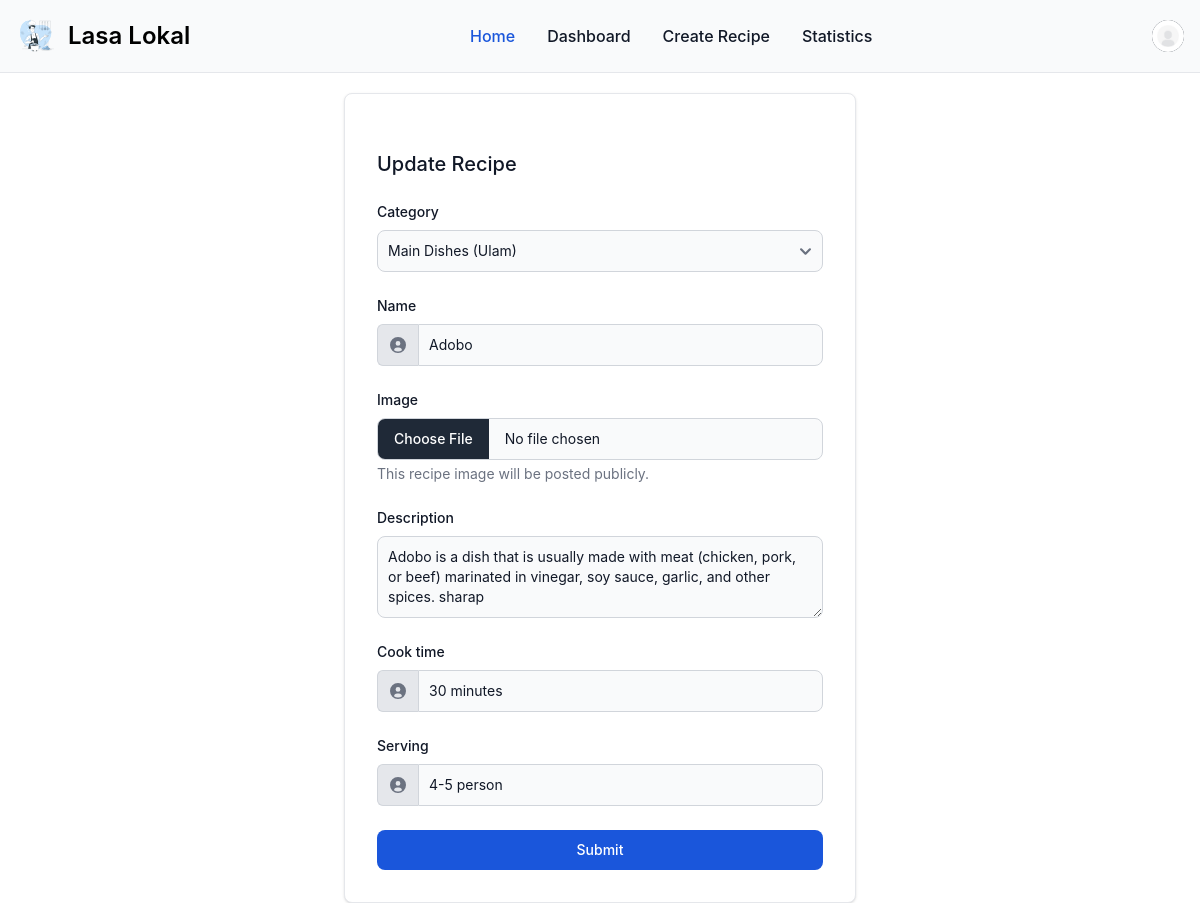
The page /recipe/update/5/ (signed in) on the database its author committed.
### user_profile/models.py (models this page shows, shortened)
class Profile(models.Model):
    MALE = 'M'
    FEMALE = 'F'
    OTHERS = 'O'
    GENDER_CHOICES = [
        (MALE, 'Male'),
        (FEMALE, 'Female'),
        (OTHERS, 'Others'),
    ]
    user = models.OneToOneField(User, on_delete=models.CASCADE)
    image = models.ImageField(upload_to='profile_images', default='default_profile_image.jpg')
    gender = models.CharField(max_length = 20, choices = GENDER_CHOICES, default=OTHERS)

### recipe/models.py (models this page shows, shortened)
class Recipe(models.Model):
    category = models.ForeignKey(Category, on_delete=models.CASCADE, related_name="category")
    created_by = models.ForeignKey(User, on_delete=models.CASCADE, related_name="created_by")
    name = models.CharField(max_length=100)
    image = models.ImageField(upload_to='recipe_images', default='default_recipe_image.svg', blank=True, null=True)
    description = models.TextField()
    cook_time = models.CharField(max_length=100)
    serving = models.CharField(max_length=100)
    created_at = models.DateTimeField(auto_now_add=True)
    updated_at = models.DateTimeField(auto_now_add=True)

### recipe/views.py (the view)
# urls.py: path('update/<int:recipe_primary_key>/', views.update_recipe, name="update_recipe"),
@login_required
def update_recipe(request, recipe_primary_key):
    recipe = get_object_or_404(Recipe, pk=recipe_primary_key, created_by=request.user)
    if request.method == 'POST':
        form = RecipeForm(request.POST, request.FILES, instance=recipe)
        if form.is_valid():
            form.save()
            messages.success(request, "Recipe updated successfully.")
            return redirect('recipe:view_recipe_detail', recipe_primary_key=recipe_primary_key)
        else:
            messages.error(request, "Failed to update the recipe.")
    else:
        form = RecipeForm(instance=recipe)
    return render(request, 'recipe/form.html', {
        'title': "Update Recipe",
        'form': form,
        'recipe': recipe
    })

### recipe/forms.py
class RecipeForm(forms.ModelForm):
    class Meta:
        model = Recipe
        fields = ('category', 'name', 'image', 'description', 'cook_time', 'serving')
        widgets = {
            'category': forms.Select(attrs={
                'class': SELECT_AREA,
            }),
            'name': forms.TextInput(attrs={
                'class': INPUT_CLASSES,
            }),
            'image': forms.FileInput(attrs={
                'class': FOR_IMAGE,
            }),
            'description': forms.Textarea(attrs={
                'class': TEXT_AREA,
                'placeholder': "Enter Description...",
                'rows': '3',
            }),
            'cook_time': forms.TextInput(attrs={
                'class': INPUT_CLASSES,
                'placeholder': 'Enter cooking time'
            }),
            'serving': forms.TextInput(attrs={
                'class': INPUT_CLASSES,
                'placeholder': 'Enter how many people it can serve'
            }),
        }

### recipe/models.py (called while the page is built)
    def __str__(self):
        return self.name

### recipe/templates/recipe/form.html (shortened to what this page needs)
{% extends 'main/base.html' %}
{% block content %}
<section class="flex justify-center mt-5">
    <div class="w-full max-w-lg p-6 bg-white border border-gray-200 rounded-lg shadow sm:p-6 md:p-8 dark:bg-gray-800 dark:border-gray-700">
        <form class="space-y-6" action="." method="post" enctype="multipart/form-data">
            <h5 class="text-xl font-medium text-gray-900 dark:text-white">{{ title }}</h5>
                {% for field in form %}
                {% if field.name == 'category' %}
                    <div class="my-2">
                        <label for="{{ field.id_for_label }}" class="block mb-2 text-sm font-medium text-gray-900 dark:text-white">{{ field.label }}</label>
                        {{ field }}
                    </div>
                {% endif %}
                {% if field.name  == 'name' %}
                    <div class="my-2">
                        <label for="{{ field.id_for_label }}" class="block mb-2 text-sm font-medium text-gray-900 dark:text-white">{{ field.label }}</label>
                        <div class="flex">
                            <span class="inline-flex items-center px-3 text-sm text-gray-900 bg-gray-200 border border-e-0 border-gray-300 rounded-s-md dark:bg-gray-600 dark:text-gray-400 dark:border-gray-600">
                            </span>
                            {{ field }}
                        </div>
                    </div>
                {% endif %}
                {% if field.name  == 'image' %}
                    <div class="my-2">
                        <label class="block mb-2 text-sm font-medium text-gray-900 dark:text-white" for="{{ field.id_for_label }}">{{ field.label }}</label>
                        {{ field }}
                        <div class="mt-1 text-sm text-gray-500 dark:text-gray-300" id="user_avatar_help">This recipe image will be posted publicly.</div>
                    </div>
                {% endif %}
                {% if field.name  == 'description' %}
                    <div class="my-2">
                        <label for="{{ field.id_for_label }}" class="block mb-2 text-sm font-medium text-gray-900 dark:text-white">{{ field.label }}</label>
                        {{ field }}
                    </div>
                {% endif %}
                {% if field.name  == 'cook_time' %}
                    <div class="my-2">
                        <label for="{{ field.id_for_label }}" class="block mb-2 text-sm font-medium text-gray-900 dark:text-white">{{ field.label }}</label>
                        <div class="flex">
                            <span class="inline-flex items-center px-3 text-sm text-gray-900 bg-gray-200 border border-e-0 border-gray-300 rounded-s-md dark:bg-gray-600 dark:text-gray-400 dark:border-gray-600">
                            </span>
                            {{ field }}
                        </div>
                    </div>
                {% endif %}
                {% if field.name  == 'serving' %}
                    <div class="my-2">
                        <label for="{{ field.id_for_label }}" class="block mb-2 text-sm font-medium text-gray-900 dark:text-white">{{ field.label }}</label>
                        <div class="flex">
                            <span class="inline-flex items-center px-3 text-sm text-gray-900 bg-gray-200 border border-e-0 border-gray-300 rounded-s-md dark:bg-gray-600 dark:text-gray-400 dark:border-gray-600">
                            </span>
                            {{ field }}
                        </div>
                    </div>
                {% endif %}
            {% endfor %}
            <button type="submit" class="w-full text-white bg-blue-700 hover:bg-blue-800 focus:ring-4 focus:outline-none focus:ring-blue-300 font-medium rounded-lg text-sm px-5 py-2.5 text-center dark:bg-blue-600 dark:hover:bg-blue-700 dark:focus:ring-blue-800">Submit</button>
        </form>
    </div>
</section>
{% endblock %}

### main/templates/main/base.html (shortened to what this page needs)
{% load static %}
<!DOCTYPE html>
<html lang="en">
<head>
    <link href="https://cdn.jsdelivr.net/npm/flowbite@2.5.2/dist/flowbite.min.css" rel="stylesheet" />
</head>
<body>
    {% if request.user.is_authenticated %}
      <nav class="border-gray-200 bg-gray-50 dark:bg-gray-800 dark:border-gray-700">
        <div class="max-w-screen-xl flex flex-wrap items-center justify-between mx-auto p-4">
        <a href="{% url 'recipe:view_recipes' %}" class="flex items-center space-x-3 rtl:space-x-reverse">
            <img src="{% static 'logo.svg' %}" class="h-10" alt="wstIcon Logo" />
            <span class="self-center text-2xl font-semibold whitespace-nowrap dark:text-white">Lasa Lokal</span>
        </a>
        <div class="flex items-center md:order-2 space-x-3 md:space-x-0 rtl:space-x-reverse">
            <button type="button" class="flex text-sm bg-gray-800 rounded-full md:me-0 focus:ring-4 focus:ring-gray-300 dark:focus:ring-gray-600" id="user-menu-button" aria-expanded="false" data-dropdown-toggle="user-dropdown" data-dropdown-placement="bottom">
              <img class="w-8 h-8 rounded-full" src="{{ request.user.profile.image.url }}" alt="{{ request.user.first_name }} {{ request.user.last_name }} photo">
            </button>
        </div>
        <div class="items-center justify-between hidden w-full md:flex md:w-auto md:order-1" id="navbar-user">
          <ul class="flex flex-col font-medium mt-4 rounded-lg bg-gray-50 md:space-x-8 rtl:space-x-reverse md:flex-row md:mt-0 md:border-0 md:bg-transparent dark:bg-gray-800 md:dark:bg-transparent dark:border-gray-700">
            <li>
              <a href="{% url 'recipe:view_recipes' %}" class="block py-2 px-3 md:p-0 text-white bg-blue-700 rounded md:bg-transparent md:text-blue-700 md:dark:text-blue-500 dark:bg-blue-600 md:dark:bg-transparent" aria-current="page">Home</a>
            </li>
            <li>
              <a href="{% url 'recipe:view_user_recipes' %}" class="block py-2 px-3 md:p-0 text-gray-900 rounded hover:bg-gray-100 md:hover:bg-transparent md:border-0 md:hover:text-blue-700 dark:text-white md:dark:hover:text-blue-500 dark:hover:bg-gray-700 dark:hover:text-white md:dark:hover:bg-transparent">Dashboard</a>
            </li>
            <li>
              <a href="{% url 'recipe:create_recipe' %}" class="block py-2 px-3 md:p-0 text-gray-900 rounded hover:bg-gray-100 md:hover:bg-transparent md:border-0 md:hover:text-blue-700 dark:text-white md:dark:hover:text-blue-500 dark:hover:bg-gray-700 dark:hover:text-white md:dark:hover:bg-transparent">Create Recipe</a>
            </li>
            <li>
              <a href="{% url 'recipe:category_stats' %}" class="block py-2 px-3 md:p-0 text-gray-900 rounded hover:bg-gray-100 md:hover:bg-transparent md:border-0 md:hover:text-blue-700 dark:text-white md:dark:hover:text-blue-500 dark:hover:bg-gray-700 dark:hover:text-white md:dark:hover:bg-transparent">Statistics</a>
            </li>
          </ul>
        </div>
        </div>
      </nav>
      <div class="w-full border-b border-gray-200 dark:border-gray-700"></div>
      {% endif %}
      {% block content %}
      {% endblock %}
</body>
</html>

### rows shown on the page
Recipe: form "Main Dishes (Ulam)", form "Adobo", form "Adobo is a dish that is usually made with meat (chicken, pork, or beef) marinated in vinegar, soy sauce, garlic, and other spices. sharap", form "30 minutes", form "4-5 person"

### other values the page prints
{{ title }} "Update Recipe"
{{ field.label }} "Category"
{{ field.label }} "Name"
{{ field.label }} "Image"
{{ field.label }} "Description"
{{ field.label }} "Cook time"
{{ field.label }} "Serving"
